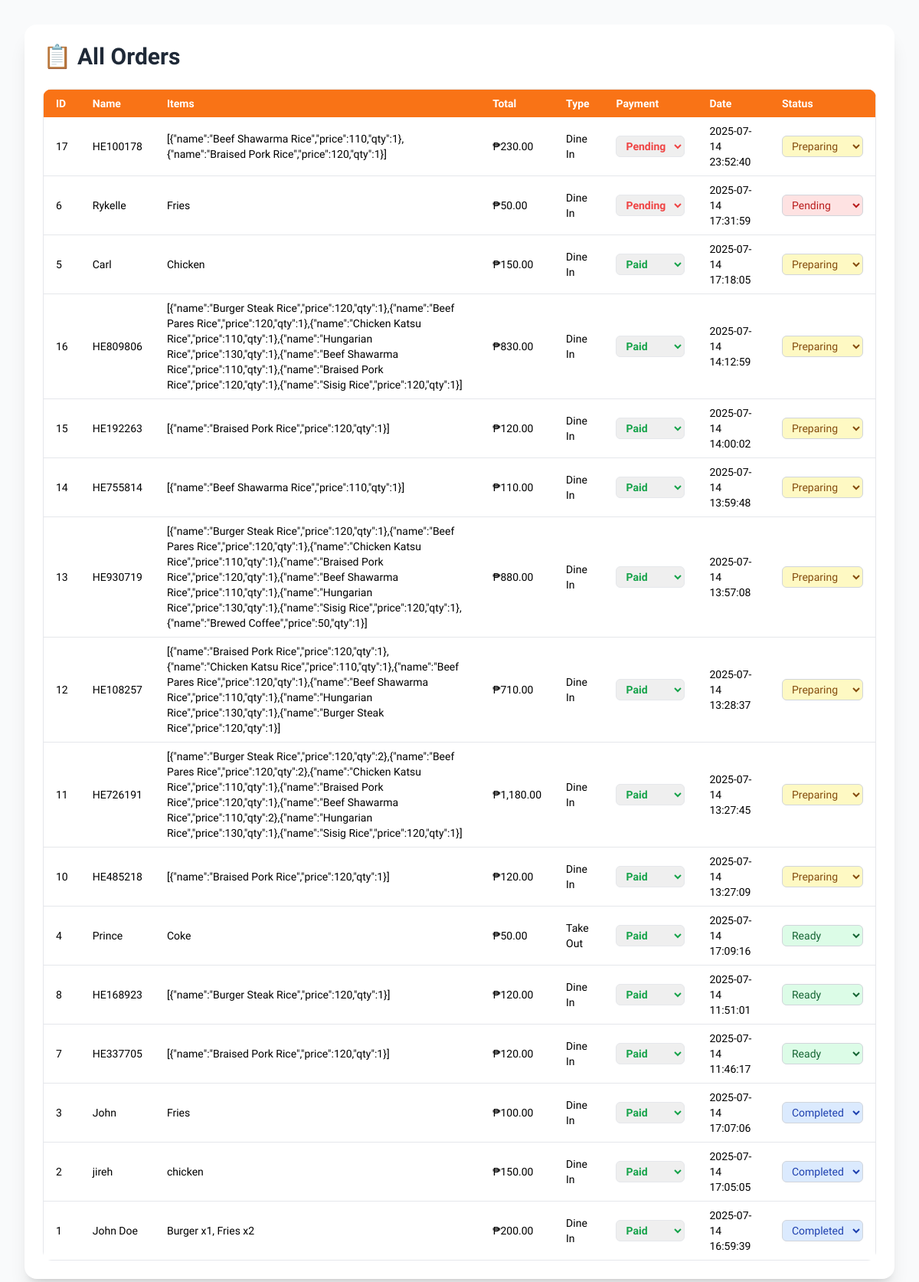
/hidden_eats/view_orders.php, run on the app's committed database.
### tables this page shows
CREATE TABLE `orders` (
  `id` int(11) AUTO_INCREMENT NOT NULL PRIMARY KEY,
  `customer_name` varchar(100) NOT NULL,
  `order_items` text NOT NULL,
  `total_price` int(20) NOT NULL,
  `order_type` enum('Dine In','Take Out') NOT NULL,
  `created_at` timestamp NOT NULL DEFAULT current_timestamp(),
  `order_status` varchar(20) NOT NULL DEFAULT 'Pending',
  `payment_status` varchar(20) DEFAULT 'Unpaid'
);

### hidden_eats/view_orders.php (the view, shortened to what this page needs)
<?php
include 'db.php';
$result = $conn->query("
  SELECT * FROM orders
  ORDER BY
    FIELD(payment_status, 'Pending', 'Paid'),
    FIELD(order_status, 'Pending', 'Preparing', 'Ready', 'Completed'),
    created_at DESC
");
?>
<!DOCTYPE html>
<html lang="en">
<head>
  <script src="https://cdn.tailwindcss.com"></script>
</head>
<body class="bg-gray-50 min-h-screen p-8">
  <div class="max-w-6xl mx-auto bg-white p-6 rounded-2xl shadow-xl">
    <h2 class="text-3xl font-bold text-gray-800 mb-6">📋 All Orders</h2>
    <div class="overflow-auto rounded-xl">
      <table class="min-w-full table-auto text-sm text-left border border-gray-200">
        <thead class="bg-orange-500 text-white">
          <tr>
            <th class="px-4 py-2">ID</th>
            <th class="px-4 py-2">Name</th>
            <th class="px-4 py-2">Items</th>
            <th class="px-4 py-2">Total</th>
            <th class="px-4 py-2">Type</th>
            <th class="px-4 py-2">Payment</th>
            <th class="px-4 py-2">Date</th>
            <th class="px-4 py-2">Status</th>
          </tr>
        </thead>
        <tbody>
          <?php while ($row = $result->fetch_assoc()): ?>
          <tr class="border-b border-gray-200 hover:bg-gray-50">
            <td class="px-4 py-2"><?= $row['id'] ?></td>
            <td class="px-4 py-2"><?= htmlspecialchars($row['customer_name']) ?></td>
            <td class="px-4 py-2 whitespace-pre-line"><?= htmlspecialchars($row['order_items']) ?></td>
            <td class="px-4 py-2">₱<?= number_format($row['total_price'], 2) ?></td>
            <td class="px-4 py-2"><?= $row['order_type'] ?></td>
            <td class="px-4 py-2">
            <form action="update_payment.php" method="POST">
                <select name="payment_status" onchange="this.form.submit()" class="rounded-md border px-2 py-1 text-sm font-semibold <?= $row['payment_status'] === 'Paid' ? 'text-green-600' : 'text-red-500' ?>">
                <?php
                    $paymentOptions = ['Pending', 'Paid'];
                    foreach ($paymentOptions as $option) {
                    $selected = ($row['payment_status'] === $option) ? 'selected' : '';
                    echo "<option value='$option' $selected>$option</option>";
                    }
                ?>
                </select>
            </form>
            </td>
            <td class="px-4 py-2"><?= $row['created_at'] ?></td>
            <td class="px-4 py-2">
              <form action="update_status.php" method="POST">
                <?php
                  $statusColors = [
                    'Pending' => 'bg-red-100 text-red-700',
                    'Preparing' => 'bg-yellow-100 text-yellow-800',
                    'Ready' => 'bg-green-100 text-green-800',
                    'Completed' => 'bg-blue-100 text-blue-800',
                  ];
                  $currentStatus = $row['order_status'];
                  $colorClass = $statusColors[$currentStatus] ?? 'bg-gray-100 text-gray-800';
                ?>
                <select name="order_status"
                        onchange="this.form.submit()"
                        class="rounded-md border border-gray-300 px-2 py-1 text-sm font-medium <?= $colorClass ?>">
                  <?php
                    $statuses = ['Pending', 'Preparing', 'Ready', 'Completed'];
                    foreach ($statuses as $status) {
                      $selected = ($currentStatus === $status) ? 'selected' : '';
                      echo "<option value='$status' $selected>$status</option>";
                    }
                  ?>
                </select>
              </form>
            </td>
          </tr>
          <?php endwhile; ?>
        </tbody>
      </table>
    </div>
  </div>
</body>
</html>

### hidden_eats/view_orders.php (style rules this page uses)
body { font-family: 'Raleway', sans-serif; }

### data on the page
orders: id "17", customer_name "HE100178", order_items "[{\"name\":\"Beef Shawarma Rice\",\"price\":110,\"qty\":1},{\"name\":\"Braised Pork Rice\",\"price\":120,\"qty\":1}]", total_price "230.00", order_type "Dine In", payment_status "Pending", created_at "2025-07-14 23:52:40", order_status "Preparing"
orders: id "6", customer_name "Rykelle", order_items "Fries", total_price "50.00", order_type "Dine In", payment_status "Pending", created_at "2025-07-14 17:31:59", order_status "Pending"
orders: id "5", customer_name "Carl", order_items "Chicken", total_price "150.00", order_type "Dine In", payment_status "Paid", created_at "2025-07-14 17:18:05", order_status "Preparing"
orders: id "16", customer_name "HE809806", order_items "[{\"name\":\"Burger Steak Rice\",\"price\":120,\"qty\":1},{\"name\":\"Beef Pares Rice\",\"price\":120,\"qty\":1},{\"name\":\"Chicken Katsu Rice\",\"price\":110,\"qty\":1},{\"name\":\"Hungarian Rice\",\"price\":130,\"qty\":1},{\"name\":\"Beef Shawarma Rice\",\"price\":110,\"qty\":1},{\"name\":\"Braised Pork Rice\",\"price\":120,\"qty\":1},{\"name\":\"Sisig Rice\",\"price\":120,\"qty\":1}]", total_price "830.00", order_type "Dine In", payment_status "Paid", created_at "2025-07-14 14:12:59", order_status "Preparing"
orders: id "15", customer_name "HE192263", order_items "[{\"name\":\"Braised Pork Rice\",\"price\":120,\"qty\":1}]", total_price "120.00", order_type "Dine In", payment_status "Paid", created_at "2025-07-14 14:00:02", order_status "Preparing"
orders: id "14", customer_name "HE755814", order_items "[{\"name\":\"Beef Shawarma Rice\",\"price\":110,\"qty\":1}]", total_price "110.00", order_type "Dine In", payment_status "Paid", created_at "2025-07-14 13:59:48", order_status "Preparing"
orders: id "13", customer_name "HE930719", order_items "[{\"name\":\"Burger Steak Rice\",\"price\":120,\"qty\":1},{\"name\":\"Beef Pares Rice\",\"price\":120,\"qty\":1},{\"name\":\"Chicken Katsu Rice\",\"price\":110,\"qty\":1},{\"name\":\"Braised Pork Rice\",\"price\":120,\"qty\":1},{\"name\":\"Beef Shawarma Rice\",\"price\":110,\"qty\":1},{\"name\":\"Hungarian Rice\",\"price\":130,\"qty\":1},{\"name\":\"Sisig Rice\",\"price\":120,\"qty\":1},{\"name\":\"Brewed Coffee\",\"price\":50,\"qty\":1}]", total_price "880.00", order_type "Dine In", payment_status "Paid", created_at "2025-07-14 13:57:08", order_status "Preparing"
orders: id "12", customer_name "HE108257", order_items "[{\"name\":\"Braised Pork Rice\",\"price\":120,\"qty\":1},{\"name\":\"Chicken Katsu Rice\",\"price\":110,\"qty\":1},{\"name\":\"Beef Pares Rice\",\"price\":120,\"qty\":1},{\"name\":\"Beef Shawarma Rice\",\"price\":110,\"qty\":1},{\"name\":\"Hungarian Rice\",\"price\":130,\"qty\":1},{\"name\":\"Burger Steak Rice\",\"price\":120,\"qty\":1}]", total_price "710.00", order_type "Dine In", payment_status "Paid", created_at "2025-07-14 13:28:37", order_status "Preparing"
orders: id "11", customer_name "HE726191", order_items "[{\"name\":\"Burger Steak Rice\",\"price\":120,\"qty\":2},{\"name\":\"Beef Pares Rice\",\"price\":120,\"qty\":2},{\"name\":\"Chicken Katsu Rice\",\"price\":110,\"qty\":1},{\"name\":\"Braised Pork Rice\",\"price\":120,\"qty\":1},{\"name\":\"Beef Shawarma Rice\",\"price\":110,\"qty\":2},{\"name\":\"Hungarian Rice\",\"price\":130,\"qty\":1},{\"name\":\"Sisig Rice\",\"price\":120,\"qty\":1}]", total_price "1,180.00", order_type "Dine In", payment_status "Paid", created_at "2025-07-14 13:27:45", order_status "Preparing"
orders: id "10", customer_name "HE485218", order_items "[{\"name\":\"Braised Pork Rice\",\"price\":120,\"qty\":1}]", total_price "120.00", order_type "Dine In", payment_status "Paid", created_at "2025-07-14 13:27:09", order_status "Preparing"
orders: id "4", customer_name "Prince", order_items "Coke", total_price "50.00", order_type "Take Out", payment_status "Paid", created_at "2025-07-14 17:09:16", order_status "Ready"
orders: id "8", customer_name "HE168923", order_items "[{\"name\":\"Burger Steak Rice\",\"price\":120,\"qty\":1}]", total_price "120.00", order_type "Dine In", payment_status "Paid", created_at "2025-07-14 11:51:01", order_status "Ready"
orders: id "7", customer_name "HE337705", order_items "[{\"name\":\"Braised Pork Rice\",\"price\":120,\"qty\":1}]", total_price "120.00", order_type "Dine In", payment_status "Paid", created_at "2025-07-14 11:46:17", order_status "Ready"
orders: id "3", customer_name "John", order_items "Fries", total_price "100.00", order_type "Dine In", payment_status "Paid", created_at "2025-07-14 17:07:06", order_status "Completed"
orders: id "2", customer_name "jireh", order_items "chicken", total_price "150.00", order_type "Dine In", payment_status "Paid", created_at "2025-07-14 17:05:05", order_status "Completed"
orders: id "1", customer_name "John Doe", order_items "Burger x1, Fries x2", total_price "200.00", order_type "Dine In", payment_status "Paid", created_at "2025-07-14 16:59:39", order_status "Completed"
